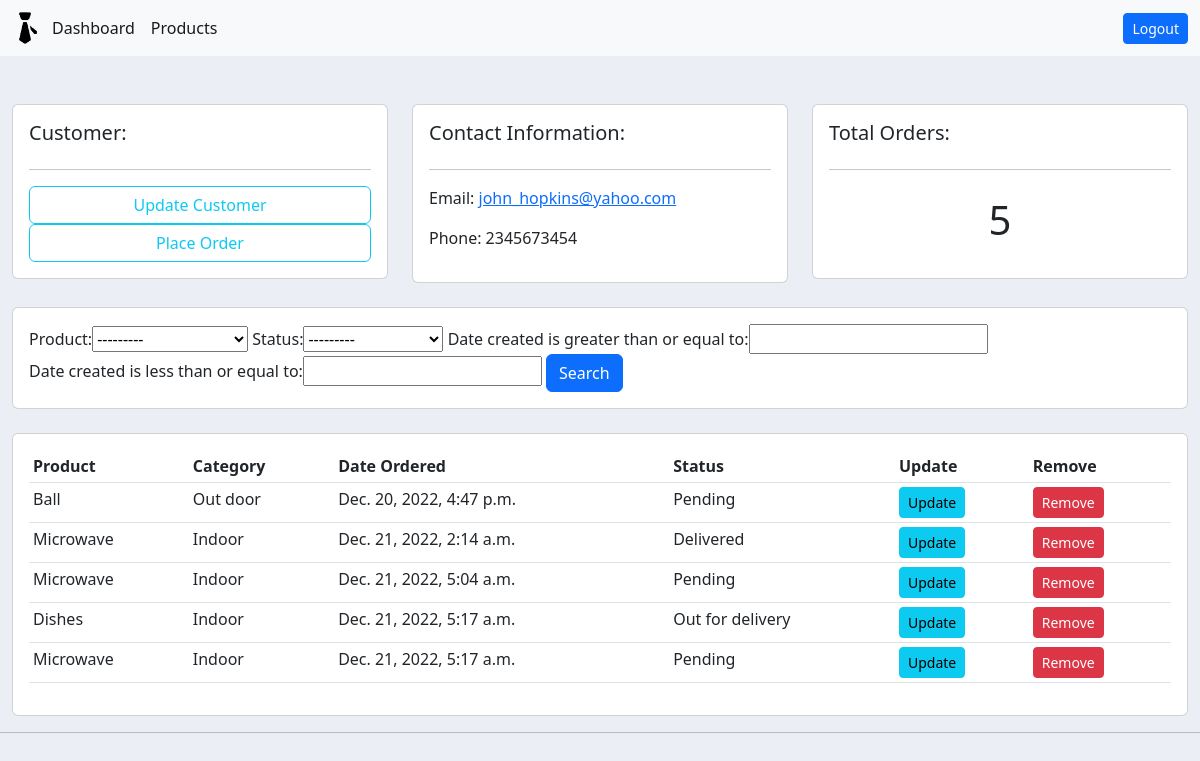
Screenshot of /customers/1/ (signed in) with the database file from the repository.
### accounts/models.py (models this page shows, shortened)
class Customer(models.Model):
  user = models.OneToOneField(User, null=True, blank=True, on_delete=models.CASCADE)
  name = models.CharField(max_length = 200, null=True)
  phone = models.CharField(max_length = 200, null=True)
  email = models.CharField(max_length = 200, null=True)
  profile_pic = models.ImageField(default="logo.png", null=True, blank=True)
  date_created = models.DateTimeField(auto_now_add=True, null=True)

class Order(models.Model):
  STATUS = (
    ('Pending', 'Pending'),
    ('Out for delivery', 'Out for delivery'),
    ('Delivered','Delivered'),
  )
  customer = models.ForeignKey(Customer, null=True, on_delete=models.SET_NULL)
  product = models.ForeignKey(Product, null=True, on_delete=models.SET_NULL)
  date_created = models.DateTimeField(auto_now_add = True, null = True)
  status = models.CharField(max_length = 200, null = True, choices=STATUS)

class Product(models.Model):
  CATEGORY = (
    ('Indoor','Indoor'),
    ('Out door','Out door'),
  )
  name = models.CharField(max_length = 200, null=True)
  price = models.FloatField(null=True)
  category = models.CharField(max_length = 200, null = True, choices=CATEGORY)
  description = models.CharField(max_length = 200, null = True)
  date_created = models.DateTimeField(auto_now_add = True, null = True)
  tags = models.ManyToManyField(Tag)
  def __str__(self):
    return str(self.name)

### accounts/decorators.py (the view)
    def wrapper_func(request, *args, **kwargs):
      group = None
      if(request.user.groups.exists()):
        group = request.user.groups.all()[0].name
      if(group in allowed_roles):
        return view_func(request,*args,**kwargs)
      else:
        return HttpResponse('You are not authorized to view this page')

### accounts/views.py (called while the page is built)
@login_required(login_url = 'login')
@allowed_users(allowed_roles = ['admins'])
def customers(request, id):
  customer = Customer.objects.get(id=id)
  orders = customer.order_set.all()
  my_filter = OrderFilter(request.GET, queryset = orders)
  orders = my_filter.qs
  orders_count = orders.count()
  context = {
    "customer": customer,
    "orders": orders,
    "orders_count": orders_count,
    "my_filter": my_filter,
  }
  return render(request, 'accounts/customers.html', context = context)

### accounts/templates/accounts/customers.html
{% extends "accounts/main.html" %}
{% block content %}
  <br>
  <div class="row">
    <div class="col-md">
      <div class="card card-body">
        <h5>Customer:</h5>
        <hr>
          <a class="btn btn-small btn-outline-info" href="{% url 'update_customer' id=customer.id %}">Update Customer</a>
          <a class="btn btn-small btn-outline-info" href="{% url 'create_order' id=customer.id %}">Place Order</a>
      </div>
    </div>
    <div class="col-md">
      <div class="card card-body">
        <h5>Contact Information:</h5>
        <hr>
        <p>Email: <a href="">{{ customer.email }}</a></p>
        <p>Phone: {{ customer.phone }}</p>
      </div>
    </div>
    <div class="col-md">
      <div class="card card-body">
        <h5>Total Orders:</h5>
        <hr>
        <h1 style="text-align: center; padding:10px">{{ orders_count }}</h1>
      </div>
    </div>
  </div>
  <br>
  <div class="row">
    <div class="col">
      <div class="card card-body">
        <form method="get">
          {{ my_filter.form }}
          <button class="btn btn-primary" type="submit">Search</button>
        </form>
      </div>
    </div>
  </div>
  <br>
  <div class="row">
    <div class="col-md">
      <div class="card card-body">
        <table class="table table-sm">
          <tr>
            <th>Product</th>
            <th>Category</th>
            <th>Date Ordered</th>
            <th>Status</th>
            <th>Update</th>
            <th>Remove</th>
          </tr>
          {% for order in orders %}
          <tr>
            <td>{{ order.product }}</td>
            <td>{{ order.product.category }}</td>
            <td>{{ order.date_created }}</td>
            <td>{{ order.status }}</td>
            <td><a class="btn btn-sm btn-info" href="">Update</a></td>
            <td><a class="btn btn-sm btn-danger" href="">Remove</a></td>
          </tr>
          {% endfor %}
        </table>
      </div>
    </div>
  </div>
{% endblock %}

### static/css/main.css (style rules this page uses)
body { background-color: #ebeff5; }

### rows the page displays
Customer: email "john_hopkins@yahoo.com", phone "2345673454"
Order: product "Ball", product.category "Out door", date_created "Dec. 20, 2022, 4:47 p.m.", status "Pending"
Order: product "Microwave", product.category "Indoor", date_created "Dec. 21, 2022, 2:14 a.m.", status "Delivered"
Order: product "Microwave", product.category "Indoor", date_created "Dec. 21, 2022, 5:04 a.m.", status "Pending"
Order: product "Dishes", product.category "Indoor", date_created "Dec. 21, 2022, 5:17 a.m.", status "Out for delivery"
Order: product "Microwave", product.category "Indoor", date_created "Dec. 21, 2022, 5:17 a.m.", status "Pending"

### other values shown
{{ orders_count }} "5"
